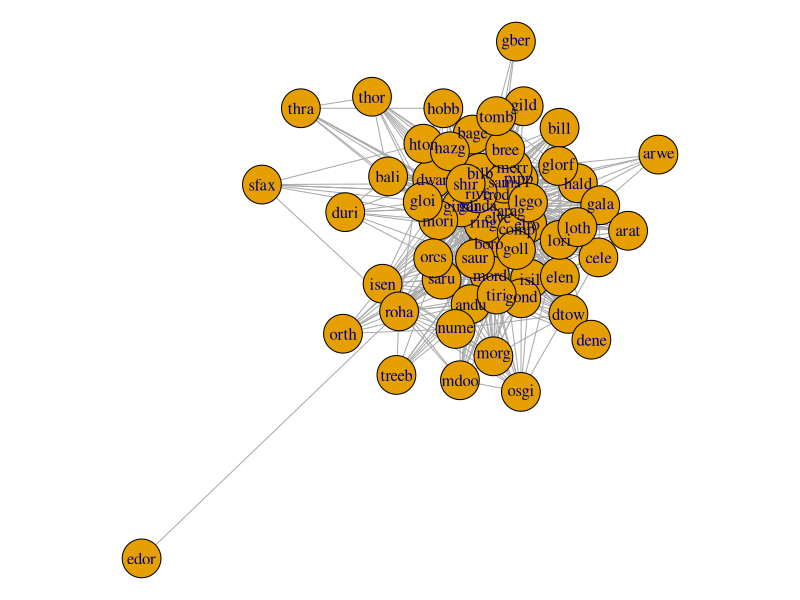
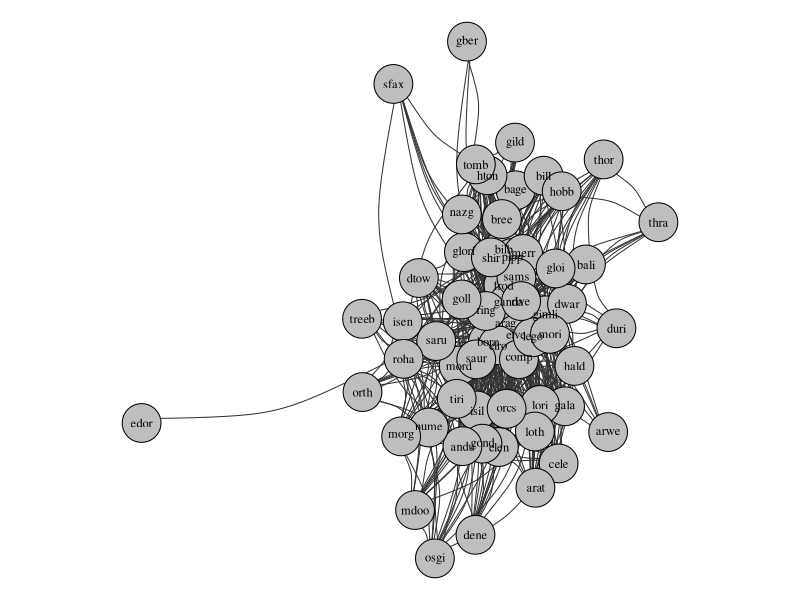
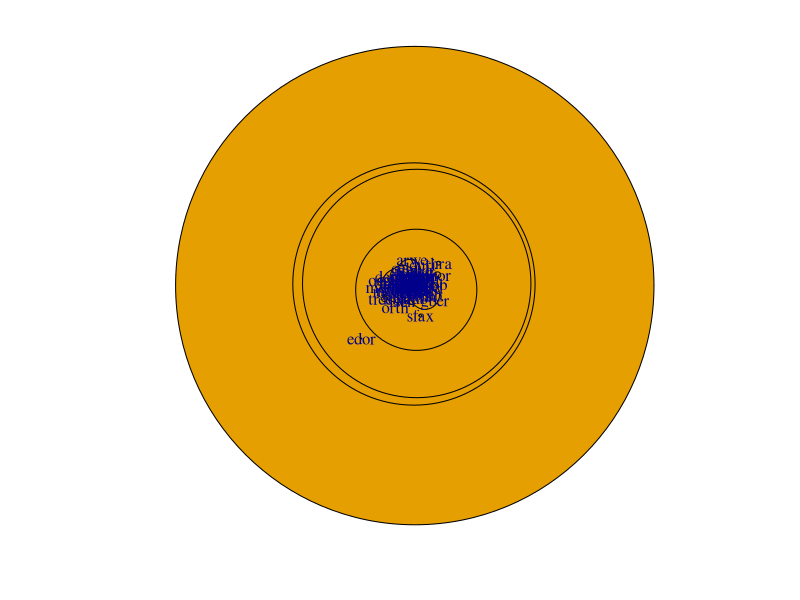
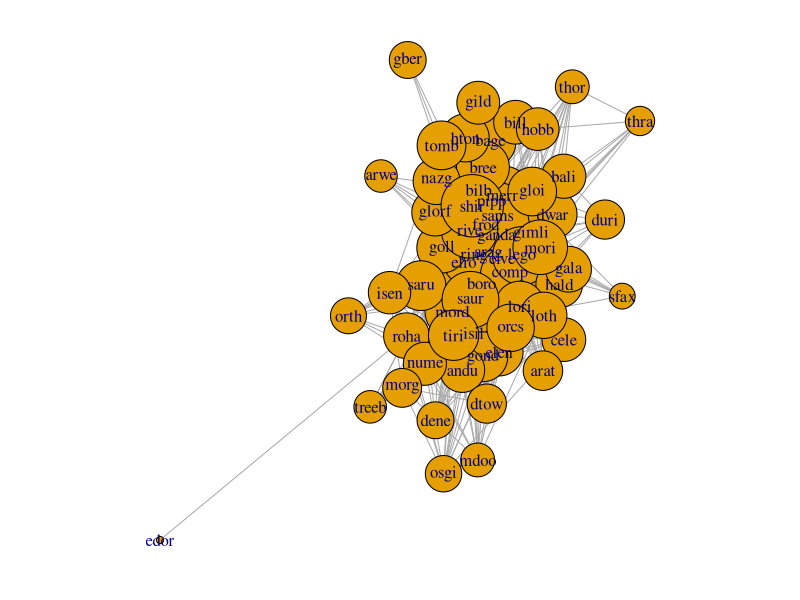
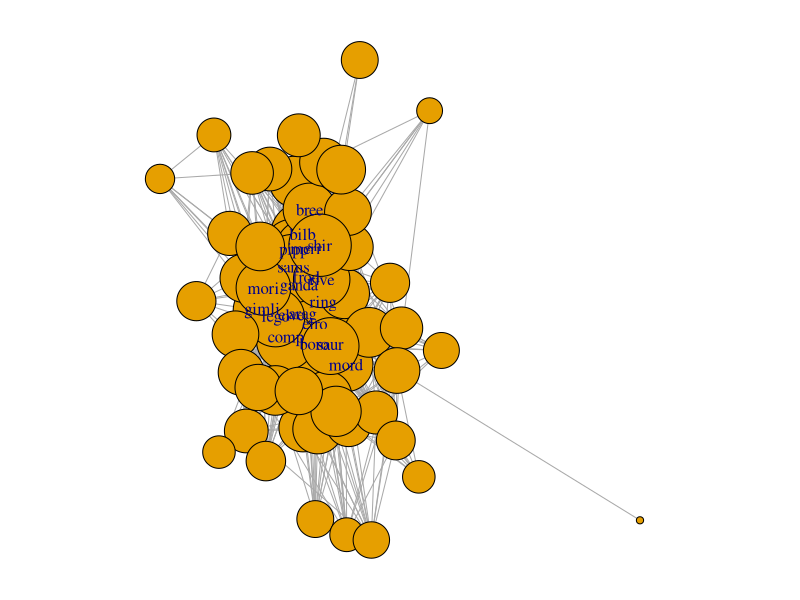
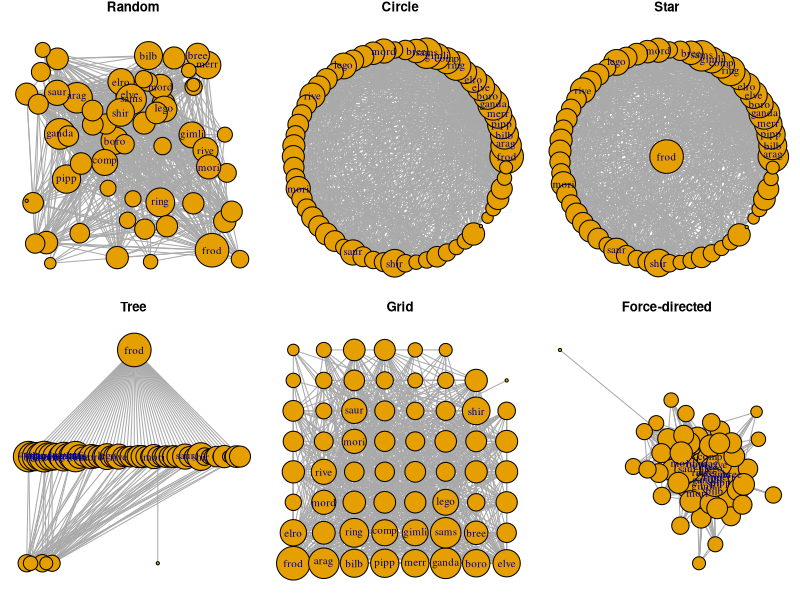
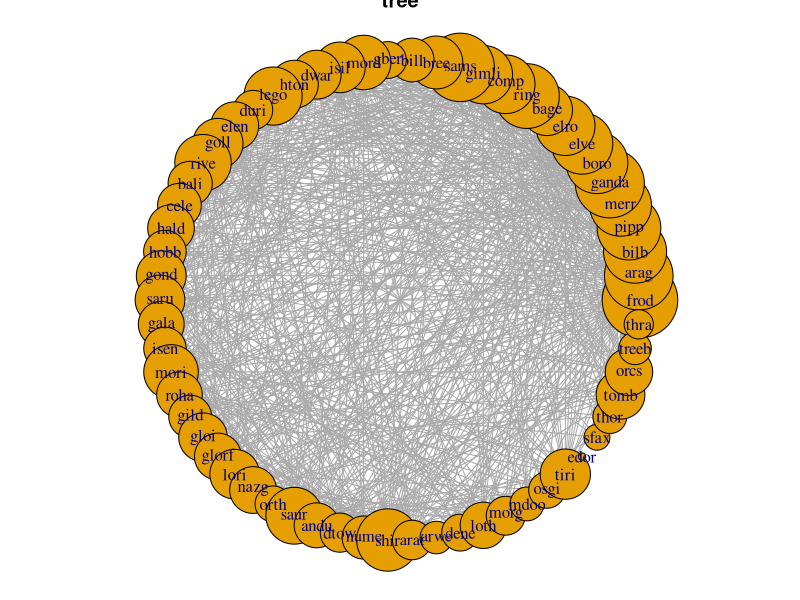
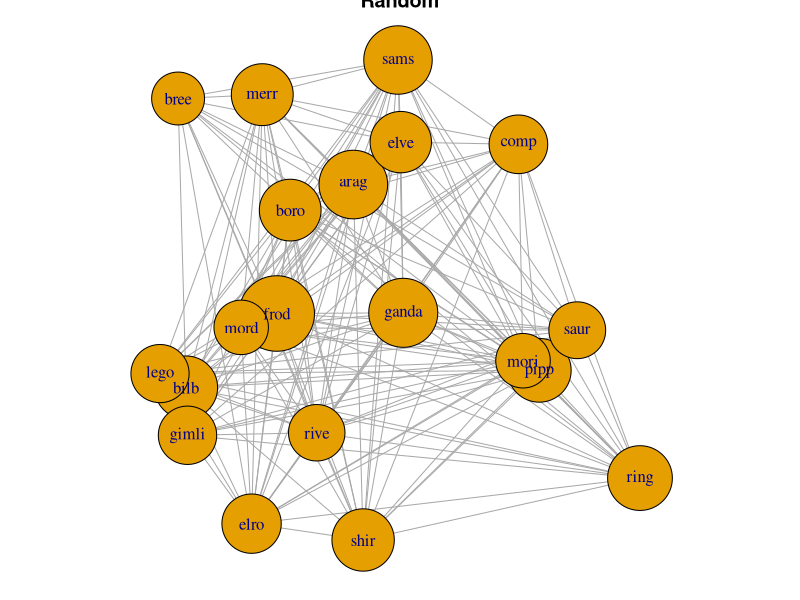

The R script that drew these images, in order: (Note: this script raises an error after producing the figures.)
# Guia http://pablobarbera.com/big-data-upf/html/02a-networks-intro-visualization.html
# Data https://github.com/morethanbooks/projects/tree/master/LotR
# http://www.morethanbooks.eu/graph-network-of-the-lord-of-the-rings/
library(tidyverse)
library(igraph)



lotr <- read.csv("./data/Book1_lotr.csv") %>%
  rename(weight = Weight)
# Generating Graph from csv
g <- graph_from_data_frame(lotr,directed = FALSE)


# Basic Inspection
is.weighted(g)
V(g)$name

vertex_attr(g)

E(g)

E(g)$weight

# First plot
par(mar=c(0,0,0,0))
plot(g)

par(mar=c(0,0,0,0))
plot(g,
     vertex.color = "grey", # change color of nodes
     vertex.label.color = "black", # change color of labels
     vertex.label.cex = .75, # change size of labels to 75% of original size
     edge.curved=.25, # add a 25% curve to the edges
     edge.color="grey20") # change edge color to grey

# Trials following analysis

V(g)$size <-  strength(g) # buscar sobre esto
# Summing up the edge weights of the adjacent edges for each vertex.
par(mar=c(0,0,0,0)); plot(g)

V(g)$size <- log(strength(g)) * 4 + 3
par(mar=c(0,0,0,0)); plot(g)

V(g)$label <- ifelse( strength(g)>=100, V(g)$name, NA )
par(mar=c(0,0,0,0)); plot(g)

par(mfrow=c(2, 3), mar=c(0,0,1,0))
plot(g, layout=layout_randomly, main="Random")
plot(g, layout=layout_in_circle, main="Circle")
plot(g, layout=layout_as_star, main="Star")
plot(g, layout=layout_as_tree, main="Tree")
plot(g, layout=layout_on_grid, main="Grid")
plot(g, layout=layout_with_fr, main="Force-directed")  

V(g)$label <- V(g)$name
par(mfrow=c(1,1),mar=c(0,0,0,0)); plot(g, layout=layout_in_circle, main="tree")


# Try removing less connected
V(g)$size <- log(strength(g)) * 4 + 3
g_less <- delete.vertices(g, which(V(g)$size <22)) # A ojo

plot(g_less, layout=layout_randomly, main="Random")                                     

par(mfrow=c(1,1),mar=c(0,0,0,0)); plot(g_less, layout=layout_with_fr, main="Force-directed")


frodo_path <- shortest.paths(g_less, v = 1,weights = NULL)
igraph::get.shortest.paths(g_less, from = 20, weights = g_less$weight) # ??

# Pagerank

pg <- page_rank(g, directed = FALSE, weights = NULL)

pg1 <- pg[[1]]
rownames
stre <- strength(g)

tac <- cbind.data.frame(name = names(pg[[1]]), pg = pg[[1]])

stre2 <- cbind.data.frame(name = names(stre),strength = stre)

pg_stre <- left_join(tac, stre2, by = "name") %>%
  arrange(desc(pg))

# Shortest Path inverting wieght

g_inv <- g
E(g_inv)$weight <- 1/E(g_inv)$weight            

sh_pat <- shortest_paths(g_inv, from = "sfax")

plot(g_inv)

betweenness(g_inv, v = V(g_inv), directed = FALSE)

# lo meesmo pero con un grafo reducido
g_inv_less <- g_less
E(g_inv_less)$weight <- 1/E(g_inv_less)$weight            

sh_pat <- shortest_paths(g_inv_less, from = "sfax")

plot(g_inv_less)

betweenness(g_inv_less, v = V(g_inv_less), directed = FALSE)
